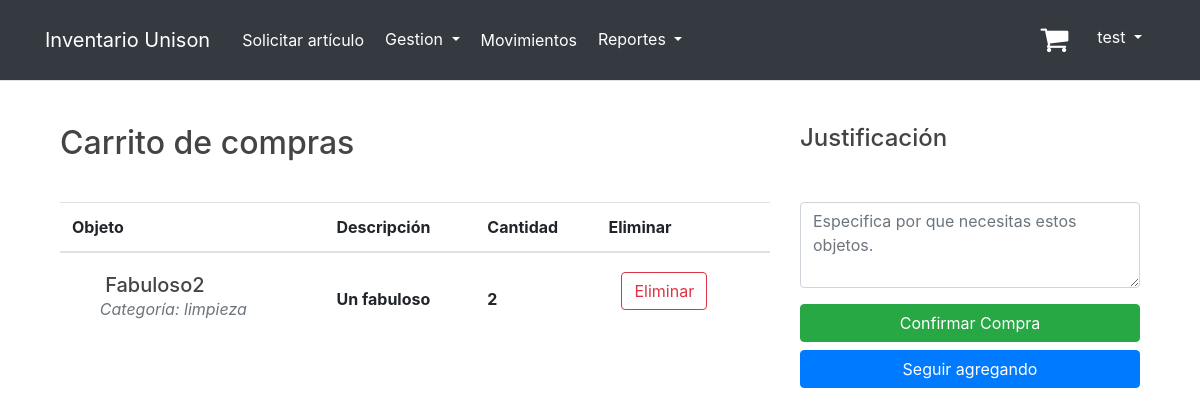
/shopping_cart/ (signed in), run on an earlier commit of the app's database.
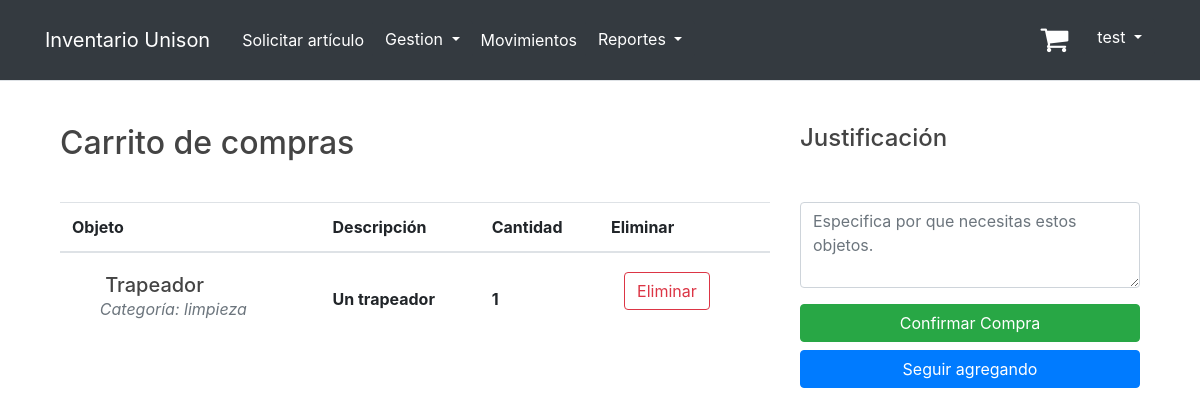
And on a later commit of the database.
### inventory/models.py (models this page shows, shortened)
class ShoppingCart(models.Model):
    item = models.ForeignKey(Item, on_delete=models.CASCADE)
    quantity = models.IntegerField(default=1)
    user = models.ForeignKey(User, on_delete=models.CASCADE)

class Item(models.Model):
    CATEGORY_CHOICES = [
        ('papeleria', 'Papelería'),
        ('limpieza', 'Limpieza'),
        ('plomeria', 'Plomería'),
        ('electricidad', 'Electricidad'),
    ]
    UNIT_CHOICES = [
        ('paquete', 'Paquete'),
        ('block', 'Block'),
        ('individual', 'Individual'),
        ('caja', 'Caja'),
    ]
    name = models.CharField(max_length=255)
    image = models.ImageField(default='default_item.jpg', upload_to='item_pics')
    id = models.AutoField(primary_key=True)
    category = models.CharField(max_length=20, choices=CATEGORY_CHOICES)
    description = models.TextField()
    unit_type = models.CharField(max_length=20, choices=UNIT_CHOICES)
    unit_price = models.DecimalField(max_digits=10, decimal_places=2)
    stock = models.IntegerField(default=0)
    low_stock_threshold = models.IntegerField(default=10)
    unison = models.BooleanField(default=True)

### inventory/views.py (the view)
# urls.py: path('shopping_cart/', views.shopping_cart, name='shopping_cart'),
def shopping_cart(request):
    cart_items = ShoppingCart.objects.filter(user=request.user)
    for cart_item in cart_items:
        if cart_item.quantity > cart_item.item.stock:
            cart_item.quantity = cart_item.item.stock
            cart_item.save()
            messages.warning(request, f'El stock del carrito ha sido modificado')
        elif cart_item.quantity == 0:
            cart_item.delete()
            messages.warning(request, f'Un elemento del carrito ha sido eliminado por cambios en el stock')
            return redirect('shopping_cart')
    return render(request, 'inventory/shopping_cart.html', {'title': 'Shopping Cart', 'cart_items': cart_items})

### inventory/templates/inventory/shopping_cart.html (shortened to what this page needs)
{% extends "base.html" %}
{% block content %}
    <head>
        <link rel="stylesheet" href="https://stackpath.bootstrapcdn.com/bootstrap/4.5.2/css/bootstrap.min.css">
    </head>
    <div class="container mt-5">
        <div class="row">
            <div class="col-md-8">
                <h2 style="margin-top: 2cm; margin-bottom: 40px;">Carrito de compras</h2>
                <table class="table">
                    <thead>
                    <tr>
                        <th>Objeto</th>
                        <th>Descripción</th>
                        <th>Cantidad</th>
                        <th>Eliminar</th>
                    </tr>
                    </thead>
                    <tbody>
                    {% for item in cart_items %}
                        <tr>
                            <th scope="row" class="border-0">
                                <div class="p-2">
                                    <div class="ml-3 d-inline-block align-middle">
                                        <h5 class="mb-0"> {{ item.item.name }}
                                        </h5><span
                                            class="text-muted font-weight-normal font-italic d-block">Categoría: {{ item.item.category }}</span>
                                    </div>
                                </div>
                            </th>
                            <td class="border-0 align-middle"><strong>{{ item.item.description }}</strong>
                            </td>
                            <td class="border-0 align-middle"><strong>{{ item.quantity }}</strong></td>
                            <td class="border-0 align-middle">
                                <div class="form-group">
                                    <div class="btn">
                                        <form method="get" action="{% url 'remove_item' item.id %}">
                                            <button class="btn btn-outline-danger"
                                                    onclick="return confirmDelete();" type="submit">
                                                Eliminar
                                            </button>
                                        </form>
                                    </div>
                                </div>
                            </td>
                        </tr>
                    {% endfor %}
                    </tbody>
                </table>
            </div>
            <div class="col-md-4">
                <h4 style="margin-top: 2cm; margin-bottom: 50px;">Justificación</h4>
                <table class="table">
                    {% if cart_items.count == 0 %}
                        <h style="color: red; position: relative; top: -10px; font-weight: 1000;">Carro vacío</h>
                        <button type="submit" class="btn btn-success btn-block mb-2">Confirmar Compra</button>
                    {% else %}
                        <form method="post" action="{% url 'save_cart' %}">
                            <div class="mb-3">
                                        <textarea name="reason" class="form-control" id="exampleFormControlTextarea1"
                                                  rows="3"
                                                  placeholder="Especifica por que necesitas estos objetos."></textarea>
                            </div>
                            <button type="submit" class="btn btn-success btn-block mb-2">Confirmar Compra</button>
                        </form>
                    {% endif %}
                    <button href="#" class="btn btn-primary btn-block">Seguir agregando</button>
                </table>
            </div>
        </div>
    </div>
{% endblock %}

What changed in the data, as far as the page shows it:
removed ShoppingCart: item.name "Fabuloso2", item.category "limpieza", item.description "Un fabuloso", quantity "2"
added ShoppingCart: item.name "Trapeador", item.category "limpieza", item.description "Un trapeador", quantity "1"
